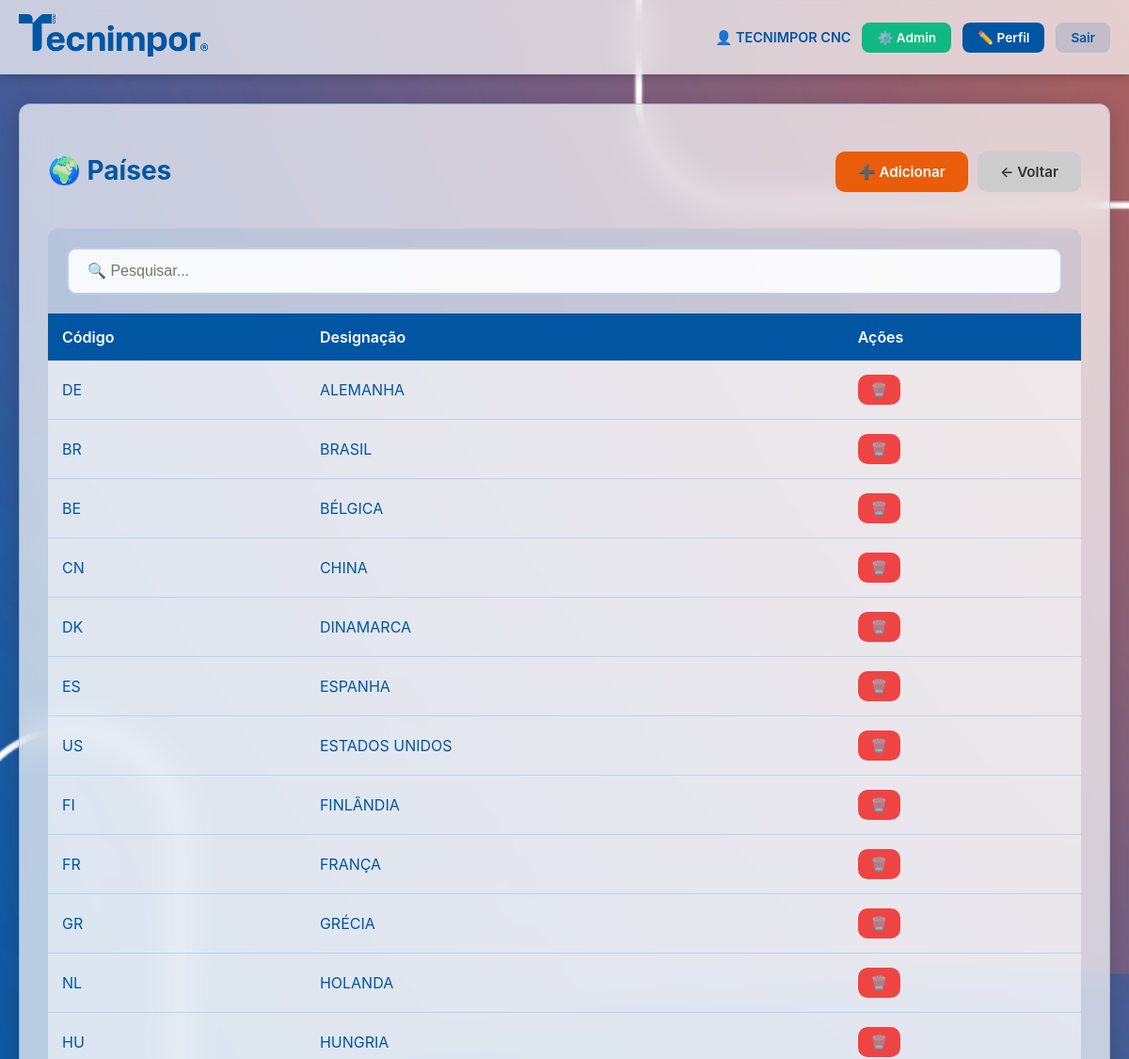
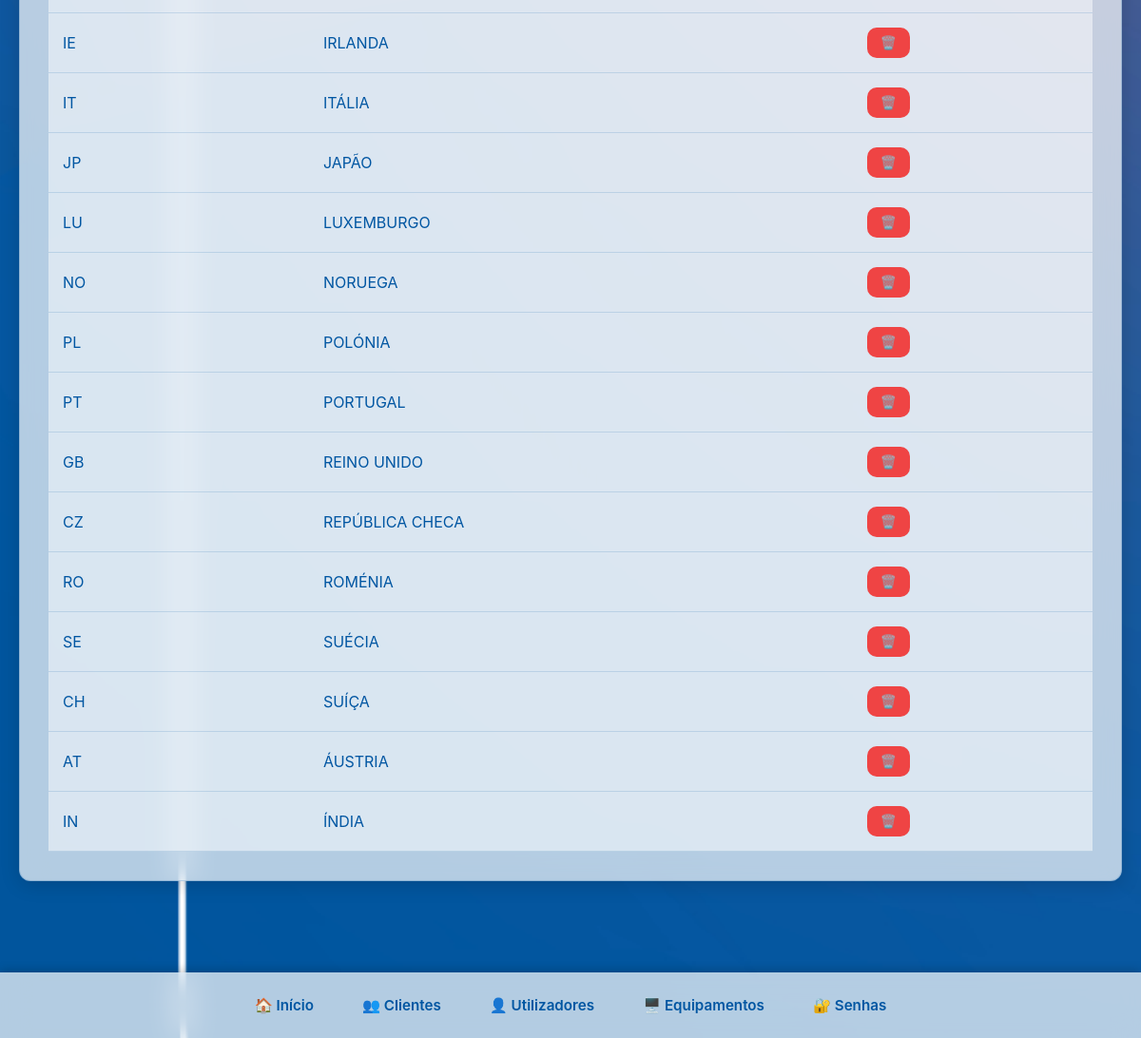
The page /paises/ (signed in) on the database its author committed (2 pictures, top to bottom).
### core/models.py (models this page shows, shortened)
class Usuario(AbstractUser):
    perfil = models.CharField(max_length=20, choices=Perfil.choices, default=Perfil.USER)
    tipo_empresa = models.CharField(max_length=20, choices=TipoEmpresa.choices, default=TipoEmpresa.TECNIMPOR)
    empresa_cliente = models.ForeignKey(Cliente, on_delete=models.PROTECT, null=True, blank=True, related_name='usuarios')
    class Meta:
        verbose_name = "Usuário"
        verbose_name_plural = "Usuários"

class Pais(models.Model):
    codigo = models.CharField(max_length=3, unique=True)
    designacao = models.CharField(max_length=100)
    class Meta:
        verbose_name = "País"
        verbose_name_plural = "Países"
        ordering = ['designacao']

### core/views.py (the view)
# urls.py: path('paises/', views.paises_list, name='paises_list'),
@login_required
def paises_list(request):
    if request.user.perfil not in ['admin', 'superadmin']:
        messages.error(request, 'Sem permissão')
        return redirect('dashboard')
    paises = Pais.objects.all()
    return render(request, 'gestao/paises_list.html', {'items': paises})

### templates/gestao/paises_list.html (shortened to what this page needs)
{% extends "base.html" %}
{% block content %}
<div class="card">
    <div style="display:flex;justify-content:space-between;align-items:center;margin-bottom:20px;flex-wrap:wrap;gap:10px">
        <h2>🌍 Países</h2>
        <div style="display:flex;gap:10px">
            {% if user.perfil in 'admin,superadmin' %}
            <a href="{% url 'pais_add' %}" class="btn btn-secondary">➕ Adicionar</a>
            {% endif %}
            <a href="/" class="btn" style="background:#ccc;color:#333">← Voltar</a>
        </div>
    </div>
    <div class="search-bar">
        <input type="text" placeholder="🔍 Pesquisar..." onkeyup="pesquisar(this)">
    </div>
    <div class="table-wrapper">
        <table>
            <thead>
                <tr>
                    <th>Código</th>
                    <th>Designação</th>
                    {% if user.perfil == 'superadmin' %}<th>Ações</th>{% endif %}
                </tr>
            </thead>
            <tbody>
                {% for item in items %}
                <tr>
                    <td>{{item.codigo}}</td>
                    <td>{{item.designacao}}</td>
                    {% if user.perfil == 'superadmin' %}
                    <td>
                        <button onclick="confirmDelete('{% url 'pais_delete' item.id %}','{{item.designacao}}')"
                                class="btn btn-danger">🗑️</button>
                    </td>
                    {% endif %}
                </tr>
                {% empty %}
                <tr>
                    <td colspan="3" style="text-align:center;padding:40px;color:#999">
                        Nenhum país encontrado
                    </td>
                </tr>
                {% endfor %}
            </tbody>
        </table>
    </div>
</div>
{% endblock %}

### templates/base.html (shortened to what this page needs)
<!DOCTYPE html>
<html lang="pt">
<head>
    <link rel="stylesheet" href="/static/css/style.css">
</head>
<body>
    <header class="header-fixed">
        <div class="header-container">
            <div class="logo" onclick="window.location.href='/'">
                <img src="/static/images/Tecnimpor_logo-trim.png" alt="TECNIMPOR">
            </div>
            <div class="user-info">
                <span class="user-name">👤 {% if user.first_name %}{{user.first_name}} {{user.last_name}}{% else %}{{user.email|default:user.username}}{% endif %}</span>
                {% if user.perfil == 'superadmin' %}
                <a href="/django-admin/" target="_blank" class="btn-admin">⚙️ Admin</a>
                {% endif %}
                <a href="{% url 'editar_perfil' %}" class="btn-perfil">✏️ Perfil</a>
                <a href="{% url 'logout' %}" class="btn-logout">Sair</a>
            </div>
        </div>
    </header>
    <main class="main-content">
        <div class="container">
            {% block content %}{% endblock %}
        </div>
    </main>
    <footer class="footer-menu">
        <div class="footer-container">
            <div class="menu-items" id="footerMenuItems">
                <a href="/" class="{% if request.path == '/' %}active{% endif %}">🏠 Início</a>
                <a href="{% url 'clientes_list' %}" class="{% if '/clientes' in request.path %}active{% endif %}">👥 Clientes</a>
                <a href="{% url 'utilizadores_list' %}" class="{% if '/utilizadores' in request.path %}active{% endif %}">👤 Utilizadores</a>
                <a href="{% url 'equipamentos_list' %}" class="{% if '/equipamentos' in request.path %}active{% endif %}">🖥️ Equipamentos</a>
                <a href="{% url 'senhas_list' %}" class="{% if '/senhas' in request.path %}active{% endif %}">🔐 Senhas</a>
            </div>
        </div>
    </footer>
</body>
</html>

### static/css/style.css (style rules this page uses)
:root { --azul:#0056a2;--laranja:#EA5D0A;--branco:#fff }
body { margin:0;padding:0; font-family:-apple-system,BlinkMacSystemFont,'Segoe UI',sans-serif; background:url('/static/images/fundo_tecnimpor.jpg') center center fixed; background-size:cover; color:var(--azul); min-height:100vh; padding-bottom:100px; }
.header-fixed { position:fixed;top:0;left:0;right:0; background:rgba(255,255,255,0.70); backdrop-filter:blur(15px); box-shadow:0 2px 10px rgba(0,0,0,0.2); z-index:1000; padding:15px 0; }
.header-container { max-width:1400px; margin:0 auto; padding:0 20px; display:flex; align-items:center; justify-content:space-between; flex-wrap:wrap; gap:10px; }
.logo { cursor:pointer }
.logo img { height:45px }
.user-info { display:flex; align-items:center; gap:12px; flex-wrap:wrap; }
.user-name { font-weight:600;color:var(--azul);font-size:0.9rem }
.btn-perfil,.btn-logout,.btn-admin { padding:8px 16px; border-radius:8px; font-weight:600; font-size:0.85rem; text-decoration:none; transition:all 0.3s; white-space:nowrap; }
.btn-admin { background:#10b981;color:var(--branco) }
.btn-perfil { background:var(--azul);color:var(--branco) }
.btn-logout { background:rgba(0,86,162,0.15);color:var(--azul) }
.footer-menu { position:fixed; bottom:0; left:0; right:0; background:rgba(255,255,255,0.70); backdrop-filter:blur(15px); box-shadow:0 -2px 10px rgba(0,0,0,0.2); z-index:1000; padding:15px 0; }
.footer-container { max-width:1400px; margin:0 auto; padding:0 20px; display:flex; align-items:center; justify-content:space-between; }
.menu-items { display:flex; gap:15px; flex-wrap:wrap; flex:1; justify-content:center; }
.menu-items a { color:var(--azul); text-decoration:none; font-weight:600; font-size:0.95rem; padding:10px 18px; border-radius:8px; transition:all 0.3s; white-space:nowrap; }
.main-content { padding-top:90px; padding-bottom:20px; min-height:calc(100vh - 100px); }
.container { max-width:1400px; margin:0 auto; padding:20px; }
.card { background:rgba(255,255,255,0.70); backdrop-filter:blur(15px); border:1px solid rgba(0,86,162,0.2); border-radius:12px; padding:30px; margin-bottom:25px; box-shadow:0 4px 20px rgba(0,0,0,0.15); }
.card h2 { color:var(--azul); margin-bottom:25px; font-size:1.75rem; }
.table-wrapper { width:100%; overflow-x:auto; -webkit-overflow-scrolling:touch; }
.search-bar { padding:20px; background:rgba(0,86,162,0.08); border-radius:10px 10px 0 0; }
.search-bar input { width:100%; max-width:100%; padding:14px 20px; border:2px solid rgba(0,86,162,0.25); border-radius:10px; font-size:1rem; background:rgba(255,255,255,0.9); box-sizing:border-box; }
table { width:100%; min-width:600px; border-collapse:collapse; background:rgba(255,255,255,0.50); }
th { background:var(--azul); color:var(--branco); padding:15px; text-align:left; font-weight:600; white-space:nowrap; }
td { padding:15px; border-bottom:1px solid rgba(0,86,162,0.15); }
.btn { padding:12px 24px; border:none; border-radius:10px; font-weight:600; font-size:0.95rem; cursor:pointer; text-decoration:none; display:inline-flex; align-items:center; gap:8px; transition:all 0.3s; }
.btn-secondary { background:var(--laranja);color:var(--branco) }
.btn-danger { background:#ef4444;color:var(--branco);padding:8px 14px;font-size:0.85rem }
input,select,textarea { width:100%; max-width:100%; padding:12px; border:2px solid rgba(0,86,162,0.25); border-radius:8px; font-size:1rem; background:rgba(255,255,255,0.85); box-sizing:border-box; }

### rows shown on the page
Usuario: first_name "TECNIMPOR", last_name "CNC"
Pais: codigo "DE", designacao "ALEMANHA"
Pais: codigo "BR", designacao "BRASIL"
Pais: codigo "BE", designacao "BÉLGICA"
Pais: codigo "CN", designacao "CHINA"
Pais: codigo "DK", designacao "DINAMARCA"
Pais: codigo "ES", designacao "ESPANHA"
Pais: codigo "US", designacao "ESTADOS UNIDOS"
Pais: codigo "FI", designacao "FINLÂNDIA"
Pais: codigo "FR", designacao "FRANÇA"
Pais: codigo "GR", designacao "GRÉCIA"
Pais: codigo "NL", designacao "HOLANDA"
Pais: codigo "HU", designacao "HUNGRIA"
Pais: codigo "IE", designacao "IRLANDA"
Pais: codigo "IT", designacao "ITÁLIA"
Pais: codigo "JP", designacao "JAPÃO"
Pais: codigo "LU", designacao "LUXEMBURGO"
Pais: codigo "NO", designacao "NORUEGA"
Pais: codigo "PL", designacao "POLÓNIA"
Pais: codigo "PT", designacao "PORTUGAL"
Pais: codigo "GB", designacao "REINO UNIDO"
Pais: codigo "CZ", designacao "REPÚBLICA CHECA"
Pais: codigo "RO", designacao "ROMÉNIA"
Pais: codigo "SE", designacao "SUÉCIA"
Pais: codigo "CH", designacao "SUÍÇA"
Pais: codigo "AT", designacao "ÁUSTRIA"
Pais: codigo "IN", designacao "ÍNDIA"
